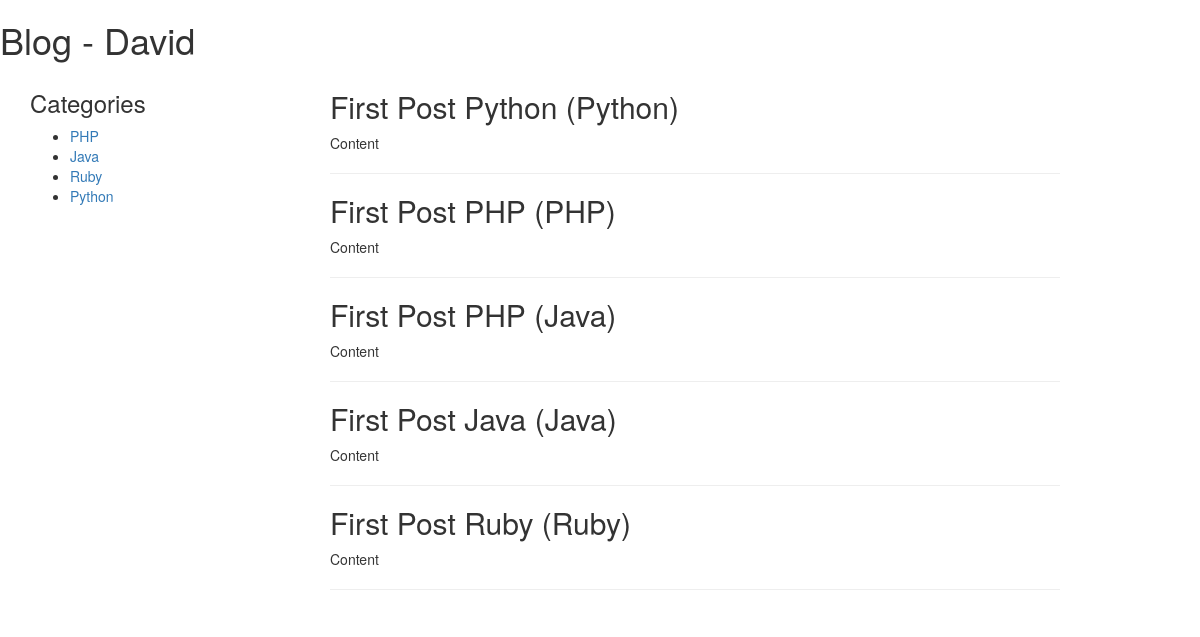
/blog, run on an earlier commit of the app's database.
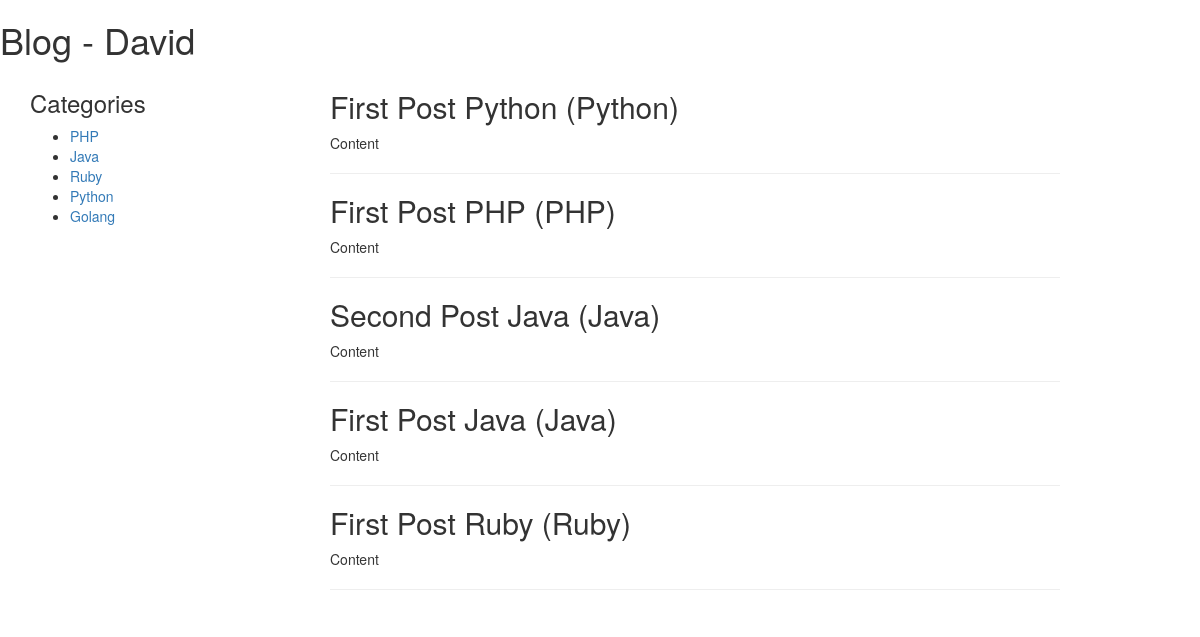
And on a later commit of the database.
### blog/models.py (models this page shows, shortened)
class Category(models.Model):
    name = models.CharField(max_length=255)
    class Meta:
        verbose_name_plural = 'Categories'

class Post(models.Model):
    category = models.ForeignKey(Category)
    name = models.CharField(max_length=255)
    content = models.TextField()
    STATUS_CHOICES = (
        ('Draft', 'Draft'),
        ('Published', 'Published'),
    )
    status = models.CharField(max_length=20, choices=STATUS_CHOICES, default='Draft')
    created_at = models.DateTimeField(auto_now_add=True)

### blog/views.py (the view)
def home(request):
    name = "David"
    all_categories = Category.objects.all()
    category_python = Category.objects.get(name='Ruby')
    posts = Post.objects.filter(status='Published')
    context = {
        'name': name,
        'categories': all_categories,
        'posts': posts,
    }
    return render(request, 'blog/home.html', context)

### templates/blog/home.html (shortened to what this page needs)
{% extends "blog/layout.html" %}
{% block content %}
<section>
    {% for post in posts %}
    <article>
        <h2>{{ post.name }} ({{ post.category.name }})</h2>
        <p>
            {{post.content}}
        </p>
    </article>
    <hr>
    {% endfor %}
</section>
{% endblock %}

### templates/blog/layout.html (shortened to what this page needs)
<!doctype html>
<html lang="en">
<head>
    <link rel="stylesheet" href="https://maxcdn.bootstrapcdn.com/bootstrap/3.3.6/css/bootstrap.min.css"
>
</head>
<body>
<h1>Blog - {{ name }}</h1>
<div class="container">
    <div class="col-md-3">
        <aside class="row">
            <h3>Categories</h3>
            <ul>
                {% for category in categories %}
                <li>
                   <a href="{% url 'blog.posts_by_category' category.pk %}"> {{ category.name }}</a>
                </li>
                {% endfor %}
            </ul>
        </aside>
    </div>
    <div class="col-md-8">
        {% block content %} {% endblock %}
    </div>
</div>
</body>
</html>

What changed in the data, as far as the page shows it:
added Category: name "Golang"
changed Post: name "First Post PHP" → "Second Post Java"
